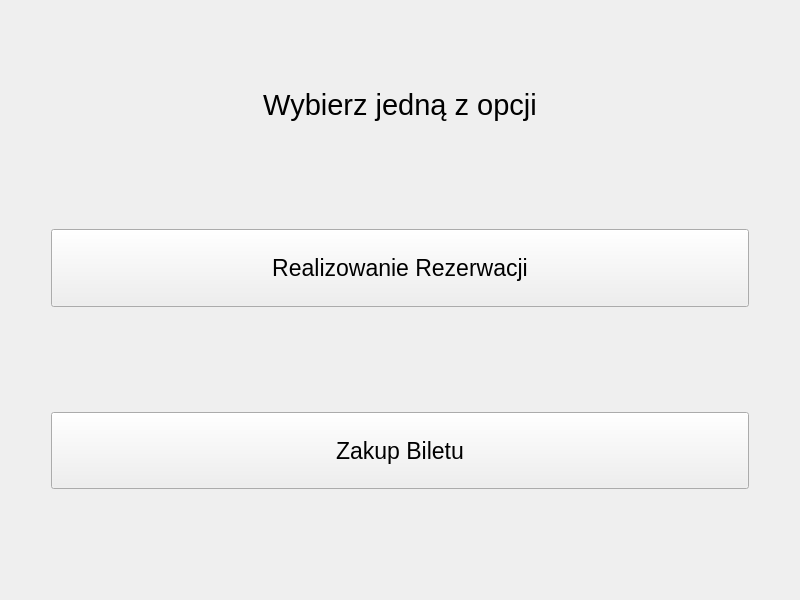
<?xml version="1.0" encoding="UTF-8"?>
<ui version="4.0">
 <class>EkranGlowny</class>
 <widget class="QWidget" name="EkranGlowny">
  <property name="geometry">
   <rect>
    <x>0</x>
    <y>0</y>
    <width>800</width>
    <height>600</height>
   </rect>
  </property>
  <property name="windowTitle">
   <string>Form</string>
  </property>
  <layout class="QVBoxLayout" name="verticalLayout">
   <item>
    <spacer name="verticalSpacer_4">
     <property name="orientation">
      <enum>Qt::Vertical</enum>
     </property>
     <property name="sizeHint" stdset="0">
      <size>
       <width>20</width>
       <height>40</height>
      </size>
     </property>
    </spacer>
   </item>
   <item>
    <widget class="QLabel" name="label">
     <property name="font">
      <font>
       <pointsize>22</pointsize>
      </font>
     </property>
     <property name="text">
      <string>Wybierz jedną z opcji</string>
     </property>
     <property name="alignment">
      <set>Qt::AlignCenter</set>
     </property>
    </widget>
   </item>
   <item>
    <spacer name="verticalSpacer_2">
     <property name="orientation">
      <enum>Qt::Vertical</enum>
     </property>
     <property name="sizeType">
      <enum>QSizePolicy::MinimumExpanding</enum>
     </property>
     <property name="sizeHint" stdset="0">
      <size>
       <width>20</width>
       <height>101</height>
      </size>
     </property>
    </spacer>
   </item>
   <item>
    <layout class="QHBoxLayout" name="horizontalLayout">
     <item>
      <spacer name="horizontalSpacer">
       <property name="orientation">
        <enum>Qt::Horizontal</enum>
       </property>
       <property name="sizeType">
        <enum>QSizePolicy::Minimum</enum>
       </property>
       <property name="sizeHint" stdset="0">
        <size>
         <width>40</width>
         <height>20</height>
        </size>
       </property>
      </spacer>
     </item>
     <item>
      <widget class="QPushButton" name="pbRezerwacja">
       <property name="enabled">
        <bool>true</bool>
       </property>
       <property name="sizePolicy">
        <sizepolicy hsizetype="Expanding" vsizetype="Expanding">
         <horstretch>0</horstretch>
         <verstretch>0</verstretch>
        </sizepolicy>
       </property>
       <property name="font">
        <font>
         <pointsize>17</pointsize>
        </font>
       </property>
       <property name="text">
        <string>Realizowanie Rezerwacji</string>
       </property>
      </widget>
     </item>
     <item>
      <spacer name="horizontalSpacer_2">
       <property name="orientation">
        <enum>Qt::Horizontal</enum>
       </property>
       <property name="sizeType">
        <enum>QSizePolicy::Minimum</enum>
       </property>
       <property name="sizeHint" stdset="0">
        <size>
         <width>40</width>
         <height>20</height>
        </size>
       </property>
      </spacer>
     </item>
    </layout>
   </item>
   <item>
    <spacer name="verticalSpacer_3">
     <property name="orientation">
      <enum>Qt::Vertical</enum>
     </property>
     <property name="sizeType">
      <enum>QSizePolicy::Minimum</enum>
     </property>
     <property name="sizeHint" stdset="0">
      <size>
       <width>20</width>
       <height>99</height>
      </size>
     </property>
    </spacer>
   </item>
   <item>
    <layout class="QHBoxLayout" name="horizontalLayout_2">
     <item>
      <spacer name="horizontalSpacer_3">
       <property name="orientation">
        <enum>Qt::Horizontal</enum>
       </property>
       <property name="sizeType">
        <enum>QSizePolicy::Minimum</enum>
       </property>
       <property name="sizeHint" stdset="0">
        <size>
         <width>40</width>
         <height>20</height>
        </size>
       </property>
      </spacer>
     </item>
     <item>
      <widget class="QPushButton" name="pbZakup">
       <property name="sizePolicy">
        <sizepolicy hsizetype="Expanding" vsizetype="Expanding">
         <horstretch>0</horstretch>
         <verstretch>0</verstretch>
        </sizepolicy>
       </property>
       <property name="font">
        <font>
         <pointsize>17</pointsize>
        </font>
       </property>
       <property name="text">
        <string>Zakup Biletu</string>
       </property>
      </widget>
     </item>
     <item>
      <spacer name="horizontalSpacer_4">
       <property name="orientation">
        <enum>Qt::Horizontal</enum>
       </property>
       <property name="sizeType">
        <enum>QSizePolicy::Minimum</enum>
       </property>
       <property name="sizeHint" stdset="0">
        <size>
         <width>40</width>
         <height>20</height>
        </size>
       </property>
      </spacer>
     </item>
    </layout>
   </item>
   <item>
    <spacer name="verticalSpacer">
     <property name="orientation">
      <enum>Qt::Vertical</enum>
     </property>
     <property name="sizeHint" stdset="0">
      <size>
       <width>20</width>
       <height>100</height>
      </size>
     </property>
    </spacer>
   </item>
  </layout>
 </widget>
 <resources/>
 <connections/>
</ui>
